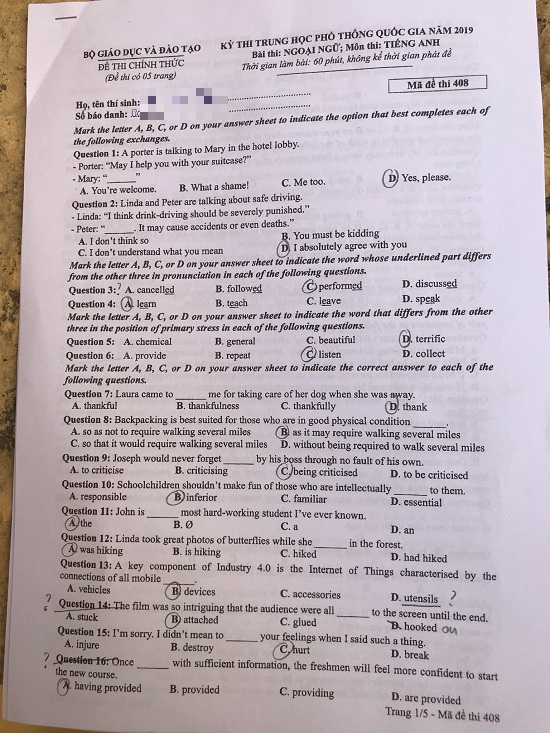
#> input picture exam2.png, 550 x 733 px
$ jupyter execute Untitled1-Copy8.ipynb   (shell and % lines are left out)
#> lines starting #> are read from the running program, lines starting #| are printed output that depends on the picture; after the words box and inside, x2 and y2 are one past the last pixel; in counts of white or black regions, pixels touching at a corner belong together
[cell 1]
import numpy as np
import matplotlib.pyplot as plt
import cv2

[cell 2]
plt.rcParams['figure.figsize'] = [6, 8]

[cell 3]
# 1. Doc anh, chuyen thanh anh xam
image = cv2.imread("exam2.png")
#> image is the input picture: shape (733, 550, 3); mean B, G, R 181.3, 174.8, 186.5
gray = cv2.cvtColor(image, cv2.COLOR_BGR2GRAY)
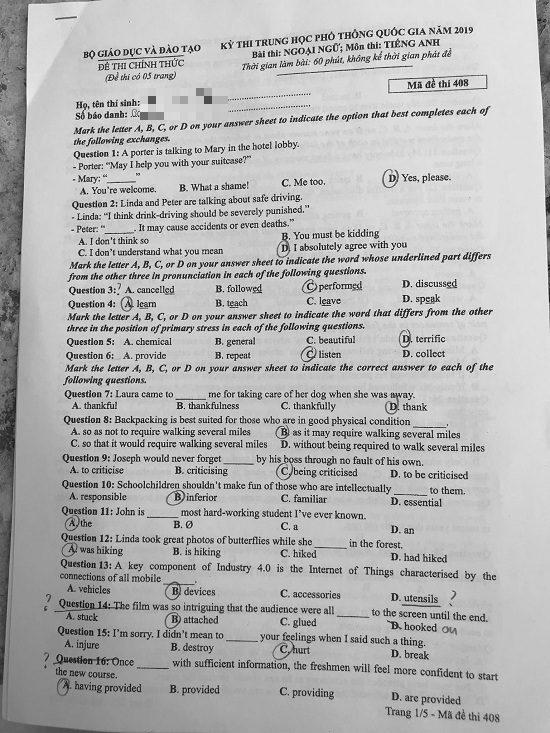
#> gray: shape (733, 550); min 1, max 253, mean 179

[cell 4]
# 2. Threshold de
im = cv2.adaptiveThreshold(gray,255,cv2.ADAPTIVE_THRESH_GAUSSIAN_C,            cv2.THRESH_BINARY_INV,31,7)
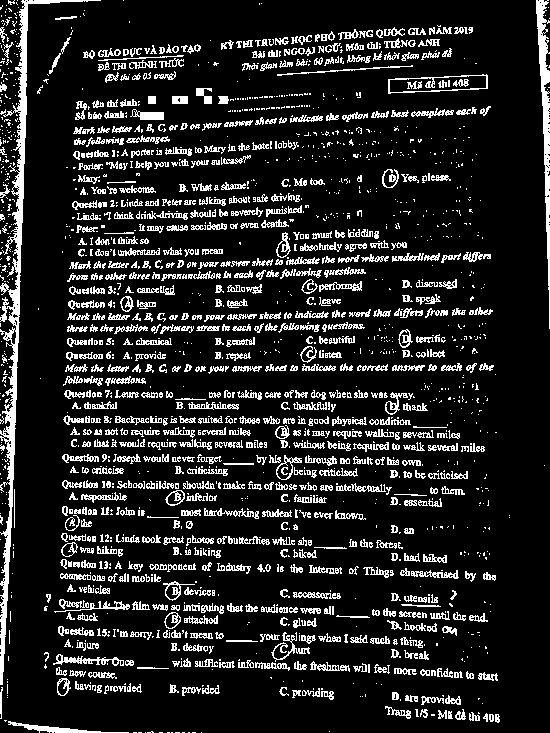
#> im: shape (733, 550); 14.3% white in thin lines or dots
plt.imshow(im, cmap='gray')

[cell 5]
img = cv2.resize(im, (650,800))
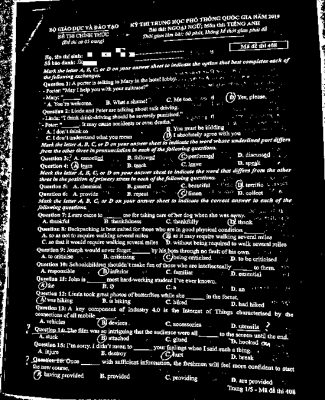
#> img: shape (800, 650) (shown at 1/2 size); min 0, max 255, mean 36.5
plt.imshow(img)

[cell 6]
# # Chuyển thành ảnh đen trắng bằng Gaussian Threshold
# # (với những phép toán như tìm contour hoặc binary_fill_holes sẽ xử lý hiệu quả hơn trên ảnh đen trắng nên cần có bước này)
# im = cv2.adaptiveThreshold(255-img,255,cv2.ADAPTIVE_THRESH_GAUSSIAN_C,\
#             cv2.THRESH_BINARY,31,7)
# plt.imshow(im, cmap = 'gray')

[cell 7]
kernel = cv2.getStructuringElement(cv2.MORPH_RECT, (2, 2))
closing = cv2.morphologyEx(img, cv2.MORPH_CLOSE, kernel)
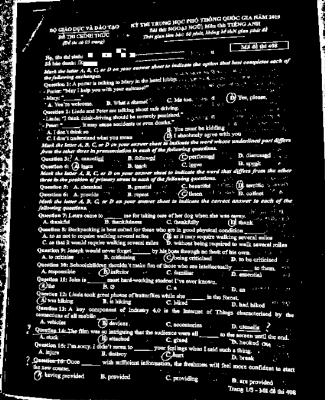
#> closing: shape (800, 650) (shown at 1/2 size); min 0, max 255, mean 39.7
plt.imshow(closing, cmap='gray')

[cell 8]
# lấp chỗ trống trong những hình tròn
from scipy.ndimage.morphology import binary_fill_holes

# binary_fill_holes là 1 hàm binary delation
clean_image = binary_fill_holes(closing)
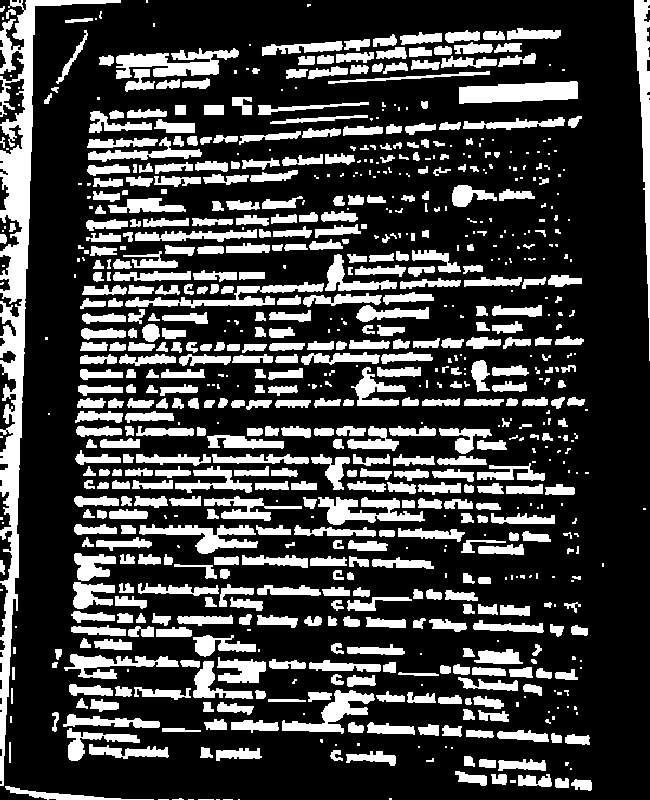
#> clean_image: shape (800, 650) bool; 25.5% white; 786 white regions (273 under 20 px), largest, box (x1, y1, x2, y2) and area: (0, 0, 121, 786) 12285, (634, 0, 650, 361) 2365, (459, 81, 578, 104) 2086
plt.imshow(clean_image, cmap='gray')

[cell 9]
clean_image = np.float32(clean_image)
plt.imshow(clean_image, cmap='gray')

[cell 10]
# Opening (mục đích để loại bỏ trường hợp 2 hình tròn dính nhau, hoặc hình tròn dính vào chữ,
# tuy nhiên opening làm mất dấu khi các hình tròn bị gạch chéo)
kernel = cv2.getStructuringElement(cv2.MORPH_RECT, (7,7))
opening = cv2.morphologyEx(clean_image, cv2.MORPH_OPEN, kernel)
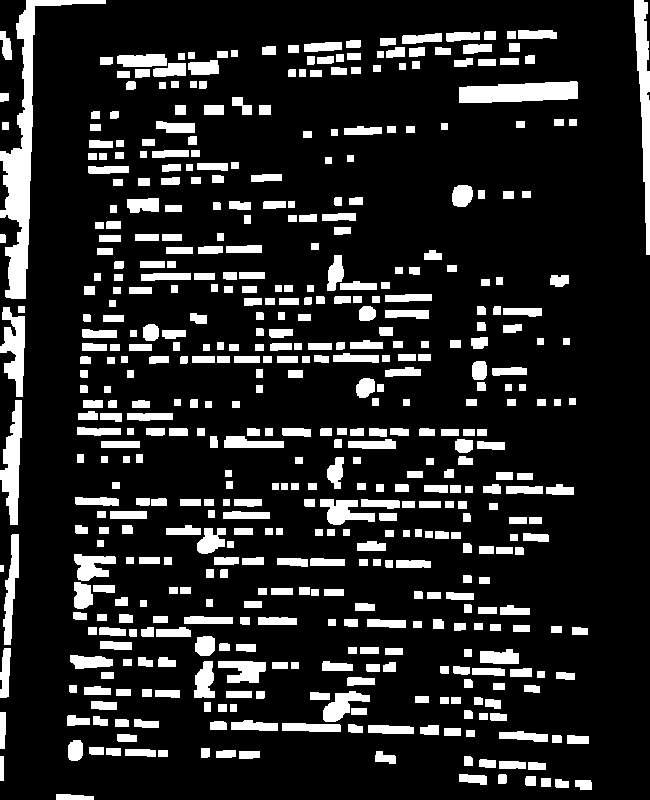
#> opening: shape (800, 650) float32; values 0 (black) and 1 (white), 15.5% white; 507 white regions
plt.imshow(opening, cmap='gray')

[cell 11]
# kernel = cv2.getStructuringElement(cv2.MORPH_RECT, (1, 1))
# dilation = cv2.dilate(opening, kernel, iterations=1)
# plt.imshow(dilation, cmap='gray')

[cell 12]
# Lấy ra vị trí các contour (contour là 1 chuỗi tọa độ (x_i, y_) các điểm có cùng độ sáng dọc theo biên của 1 object (t đang hiểu là thế))
contours, _ = cv2.findContours(opening.astype(np.uint8), # pylint: disable=unused-variable
                                  cv2.RETR_EXTERNAL,
                                  cv2.CHAIN_APPROX_NONE)
#> contours = 507 contours, 1 with area under 20; largest, box (x1, y1, x2, y2) and area: (0, 0, 106, 299) 4790, (459, 81, 578, 103) 1946, (634, 0, 650, 255) 1838, (0, 400, 22, 525) 1410, (0, 307, 25, 397) 1164

# Vẽ contour
obj_image = np.zeros(opening.shape)
for index, cnt in enumerate(contours):
#     print(cnt.shape)
#     print(cnt)
    cv2.drawContours(opening, [cnt], 0, 255, -1)
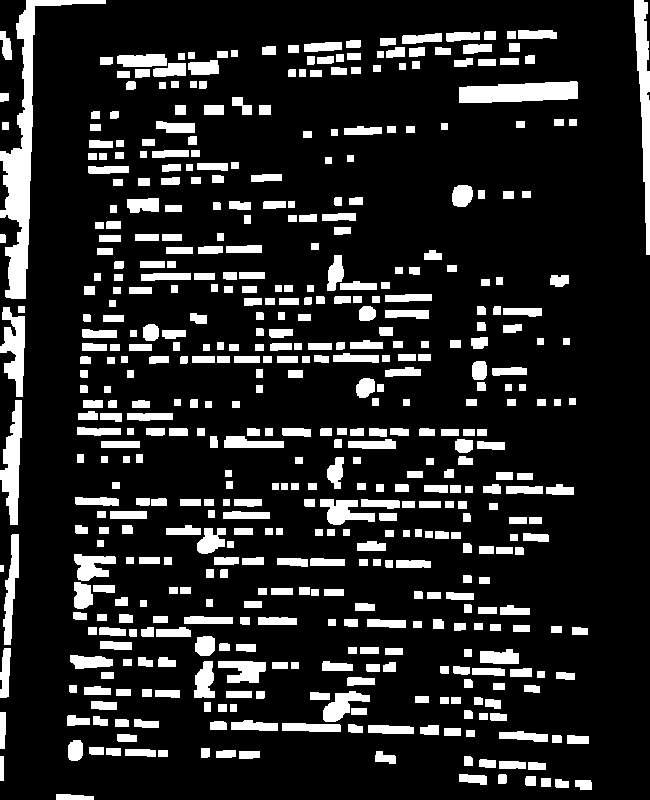
#> opening: shape (800, 650) float32; 15.5% white; 507 white regions, largest, box (x1, y1, x2, y2) and area: (0, 0, 106, 299) 5226, (634, 0, 650, 255) 2106, (459, 81, 578, 103) 2081

[cell 13]
import matplotlib.pyplot as plt

round_thresh = 0.65

plt.figure()
height, width = img.shape
plt.imshow(img.astype(np.uint8), cmap='gray')

areas = []
alphas = []
arrayOfCenter = [] # mảng toạ độ tâm đường tròn
# print('Object      Area Perimeter Roundness')
for ind, contour in enumerate(contours):
    # tính chu vi của contour
    perimeter = cv2.arcLength(contour, True)
    # tính diện tích của contour
    area = cv2.contourArea(contour)
    areas.append(area)

    # nếu như chu vi bằng 0 hoặc area nhỏ hơn threshold thì ta đặt ngay góc alpha = 0
    if perimeter==0 or area<140:
        alpha = 0
    else:
        alpha = 4*np.pi*area/(perimeter**2)
        alphas.append(alpha)

    # Vẽ vòng tròn đỏ tại tâm của contour thỏa mãn điều kiện là vòng tròn
    if alpha > round_thresh:
        moments = cv2.moments(contour)
        cx = int(moments['m10'] / moments['m00'])
        cy = int(moments['m01'] / moments['m00'])
        if cy > 110:
            plt.plot(cx, cy, 'ro')
            arrayOfCenter.append([cx,cy])
#> this loop made 507 passes
#> (perimeter, area, alpha, cx, cy) on passes 21, 92: (61.56, 248.5, 0.824, 75, 750), (68.38, 313.5, 0.842, 204, 645)
#> after the loop, alphas = 122 values, max 0.873 at index 84, min 0.0738 at index 121, mean 0.457; areas = 507 values, max 4790 at index 506, min 18 at index 139, mean 133.1; arrayOfCenter = [[75, 750], [204, 645], [82, 595], [463, 445], [364, 387], [478, 370], [478, 342], [150, 332], [366, 313], [461, 195]]
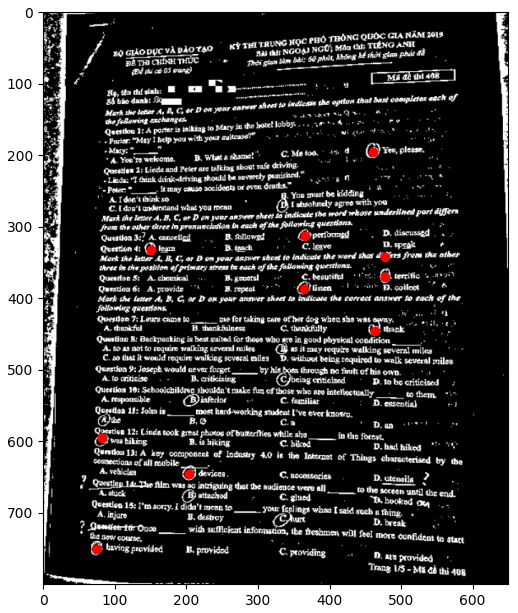
#> figure drawn by matplotlib, 1 panel

[cell 14]
# Lấy các khung quanh đường tròn
immm = img.astype(np.uint8)
for i in arrayOfCenter:
    print(i)
#> this loop made 10 passes
#> (printed output is left out)
# Khung ảnh mỗi đường tròn được khoanh
arrayOfFrame = []
# Lấy 40px cho mỗi khung
l = 20
for i in arrayOfCenter:
    a = []
    for y in range(i[1]-l, i[1]+l):
        row = []
        for x in range(i[0]-l, i[0]+l):
            row.append(immm[y][x])
        a.append(row)
    arrayOfFrame.append(a)
#> after the loop, arrayOfFrame = 10 items
print(len(arrayOfFrame))
#| 10

[cell 15]
# Hàm lấy contour lớn nhất
def find_max_contour(img):
    # Lấy ra vị trí các contour (contour là 1 chuỗi tọa độ (x_i, y_) các điểm có cùng độ sáng dọc theo biên của 1 object (t đang hiểu là thế))
    contours, _ = cv2.findContours(img.astype(np.uint8), # pylint: disable=unused-variable
                                  cv2.RETR_EXTERNAL,
                                  cv2.CHAIN_APPROX_NONE)
    num = 0
    maxContour = 0
    maxContourIndex = 0
    maxContourArray = []
    for index, cnt in enumerate(contours):
        num+= 1
        sizeOfContour = np.array(cnt).shape[0]
        if sizeOfContour > maxContour:
            x,y,w,h = cv2.boundingRect(cnt)
            maxContour = sizeOfContour
            maxContourIndex = index
            maxContourArray = cnt
    # Vẽ lại contour lớn nhất
    newArray = np.zeros(img.shape)
    h = img.shape[0]
    w = img.shape[1]
    for i in range(0,h):
        for j in range(0, w):
            for k in maxContourArray:
                if k[0][0] == i and k[0][1] == j:
                    newArray[j][i] = 255
    return newArray

[cell 16]
# Hàm xác định xem bị gạch hay không
def check_cross(img):
    # Lấy contour lớn nhất
    maxContourArray = []
    maxContourArray = find_max_contour(img)
    # Fill contour lớn nhất
    from scipy.ndimage.morphology import binary_fill_holes
    clean_image = binary_fill_holes(maxContourArray)
    clean_image = np.float32(clean_image)
    # Opening để xoá mất gạch
    kernel = cv2.getStructuringElement(cv2.MORPH_RECT, (3,3))
    opening = cv2.morphologyEx(clean_image, cv2.MORPH_OPEN, kernel)
    # Trừ bản trước và sau opening để xác định gạch
    minus = clean_image - opening
    count = 0
    # Đếm số lượng pixel để xem có bị gạch không, khá lớn là có bị gạch
    h = img.shape[0]
    w = img.shape[1]
    for i in range(0,h):
        for j in range(0, w):
            if minus[j][i] > 0:
                count+=1
    print(count)
    # Chỉnh ngưỡng nếu cần
    if count  > 10:
        return True
    return False

[cell 17]
def get_circles_no_cross(centers):
    circleNoCross = []
    for i in centers:
        if check_cross(np.array(i)) == False:
            circleNoCross.append(i)
#> this loop made 10 passes
#| 0
#| 22
#| 2
#| 8
#| 11
#> (further printed lines are left out)
#> pass 1, in check_cross, `maxContourArray = find_max_contour(img)`:
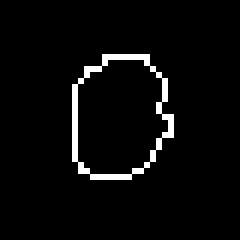
#> maxContourArray: shape (40, 40) float64 (shown 6 times larger); 3.7% white in thin lines or dots, all inside (x1, y1, x2, y2) = (12, 9, 29, 30)
#> pass 1, in check_cross, `clean_image = binary_fill_holes(maxContourArray)`:
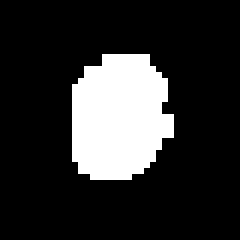
#> clean_image: shape (40, 40) bool (shown 6 times larger); 18.1% white; 1 white region, box (x1, y1, x2, y2) and area: (12, 9, 29, 30) 290
#> after the loop, circleNoCross = 8 items
    return circleNoCross

[cell 18]
print("Lớn quá là bị gạch nhé:")
center = get_circles_no_cross(arrayOfFrame)
#> center = 8 items
print(len(center))
#| 8

$ run again, with exam1.png copied over exam2.png
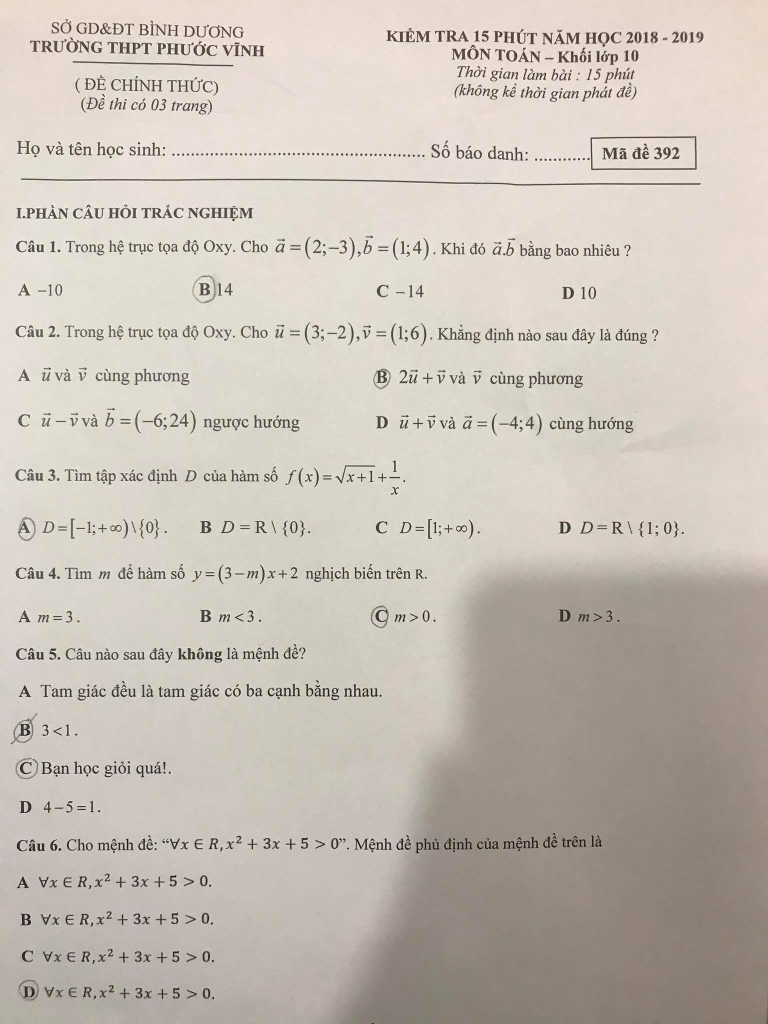
#> input picture exam1.png, 1536 x 2048 px (shown at 1/2 size)
#> image is the input picture: shape (2048, 1536, 3); mean B, G, R 182, 191.4, 199.6
#> im: shape (2048, 1536); 4.4% white; 2525 white regions (1557 under 20 px), largest, box (x1, y1, x2, y2) and area: (42, 356, 1403, 371) 4688, (1181, 272, 1394, 341) 1830, (145, 122, 467, 133) 1084
#> `contours, _ = cv2.findContours(opening.astype(np.uint8),`: contours = 104 contours; largest, box (x1, y1, x2, y2) and area: (501, 107, 591, 134) 2290, (164, 216, 188, 238) 372, (171, 163, 208, 172) 287, (14, 593, 33, 610) 247, (13, 563, 29, 581) 222
#> the loop `for index, cnt in enumerate(contours):` made 104 passes
#> after the loop `for index, cnt in enumerate(contours):`:
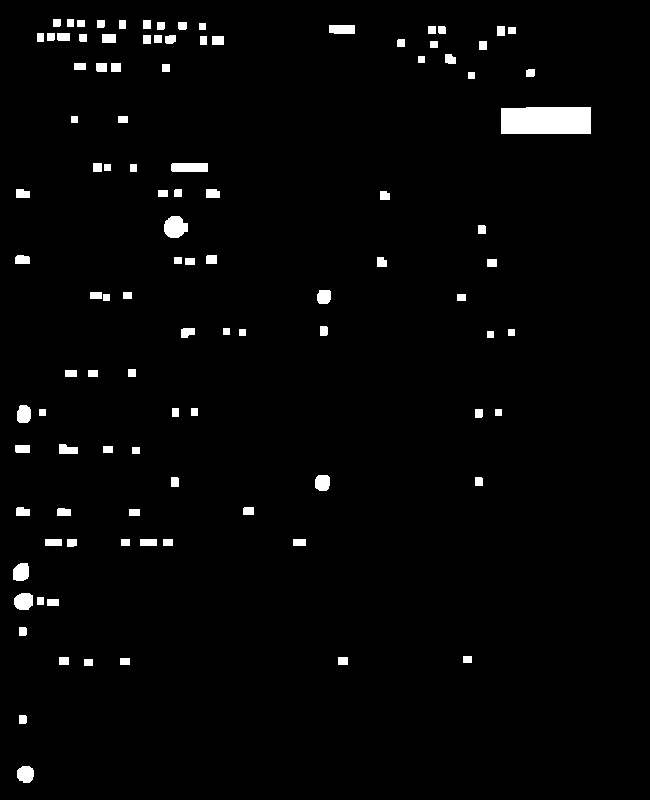
#> opening: shape (800, 650) float32; 2.3% white; 104 white regions, largest, box (x1, y1, x2, y2) and area: (501, 107, 591, 134) 2405, (164, 216, 188, 238) 408, (171, 163, 208, 172) 331
#> the loop `for ind, contour in enumerate(contours):` made 104 passes
#> (perimeter, area, alpha, cx, cy) on passes 1, 11, 12, 25, 35, 49, 57: (55.8, 213, 0.86, 25, 773), (59.8, 247, 0.868, 23, 600), (57.56, 222.5, 0.844, 20, 571), (51.56, 189.5, 0.896, 322, 482), (53.56, 195.5, 0.857, 23, 413), (47.31, 154, 0.864, 323, 296), (76.87, 372.5, 0.792, 174, 226)
#> after the loop `for ind, contour in enumerate(contours):`: alphas = [0.86, 0.868, 0.844, 0.896, 0.857, 0.864, 0.792, 0.478, 0.547, 0.574]; areas = 104 values, max 2289.5 at index 68, min 36 at index 29, mean 94.92; arrayOfCenter = [[25, 773], [23, 600], [20, 571], [322, 482], [23, 413], [323, 296], [174, 226]]
#> the loop `for i in arrayOfCenter:` made 7 passes
#> (printed output is left out)
#> after the loop `for i in arrayOfCenter:`: arrayOfFrame = 7 items
#| 7
#> the loop in get_circles_no_cross, `for i in centers:` made 7 passes
#| 0
#| 3
#| 26
#| 1
#| 3
#> (further printed lines are left out)
#> pass 1, in check_cross, `clean_image = binary_fill_holes(maxContourArray)`:
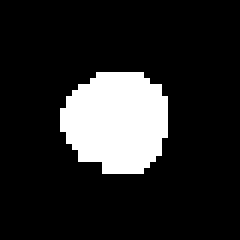
#> clean_image: shape (40, 40) bool (shown 6 times larger); 15.2% white; 1 white region, box (x1, y1, x2, y2) and area: (10, 12, 28, 29) 243
#> after the loop in get_circles_no_cross, `for i in centers:`: circleNoCross = 6 items
#| 6
